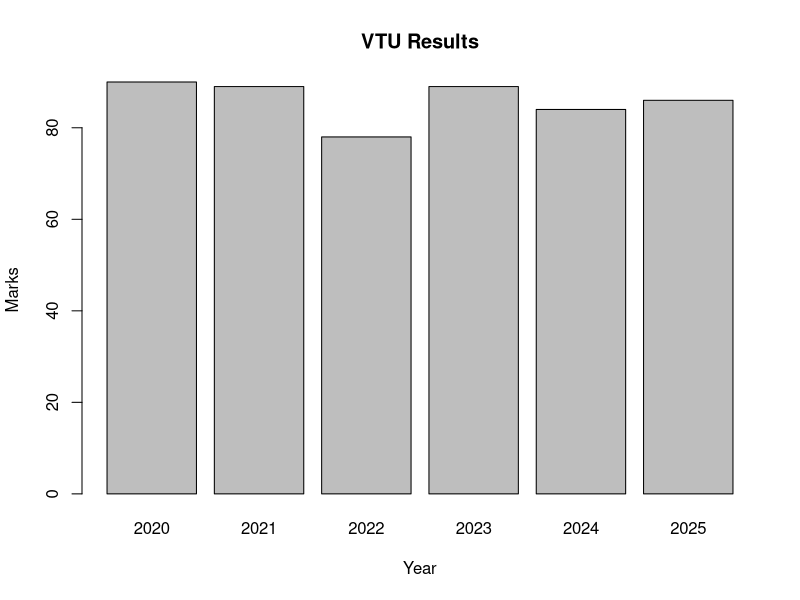

R code for this plot:
marks <- c(90, 89, 78, 89, 84, 86)
year <- c(2020, 2021, 2022, 2023, 2024, 2025)

barplot(marks,
  main = "VTU Results",
  names.arg = year,
  xlab = "Year",
  ylab = "Marks",
  col = "grey"
)
